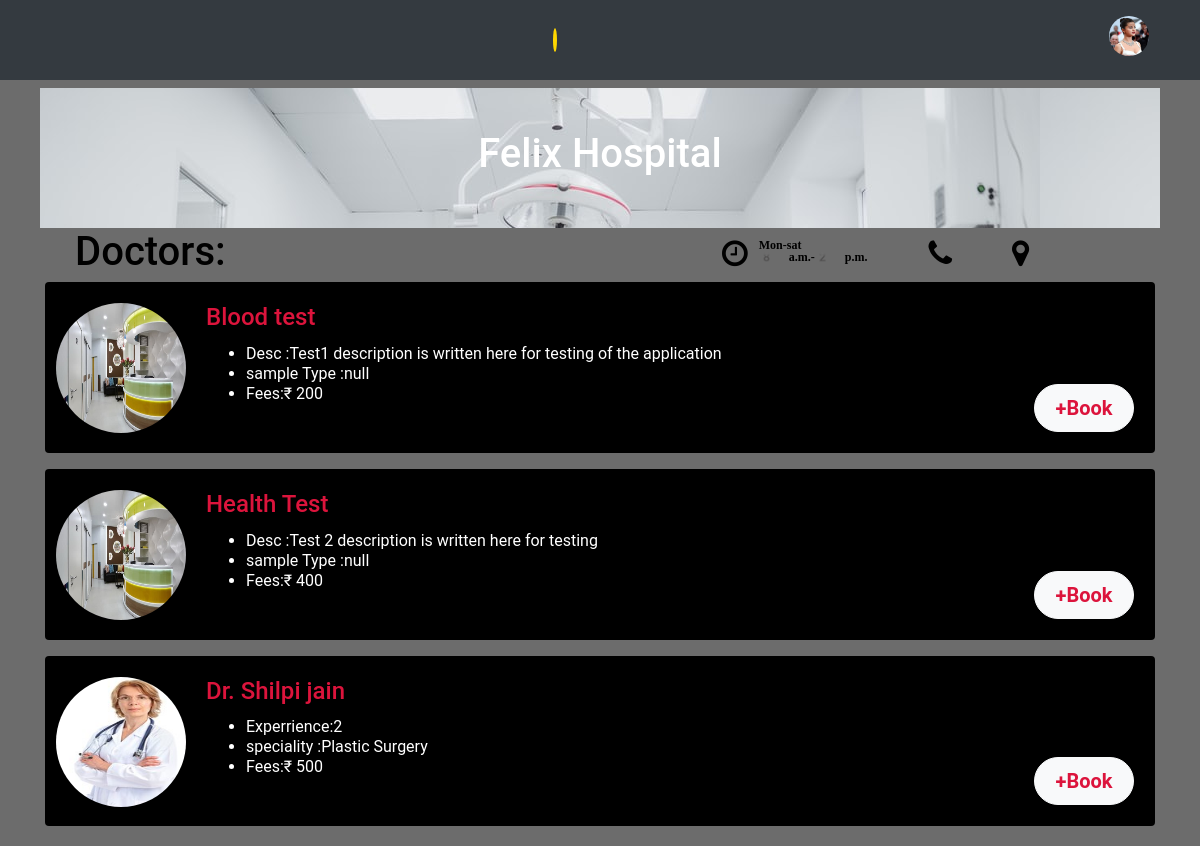
The page /show_details/1 on the database as committed earlier.
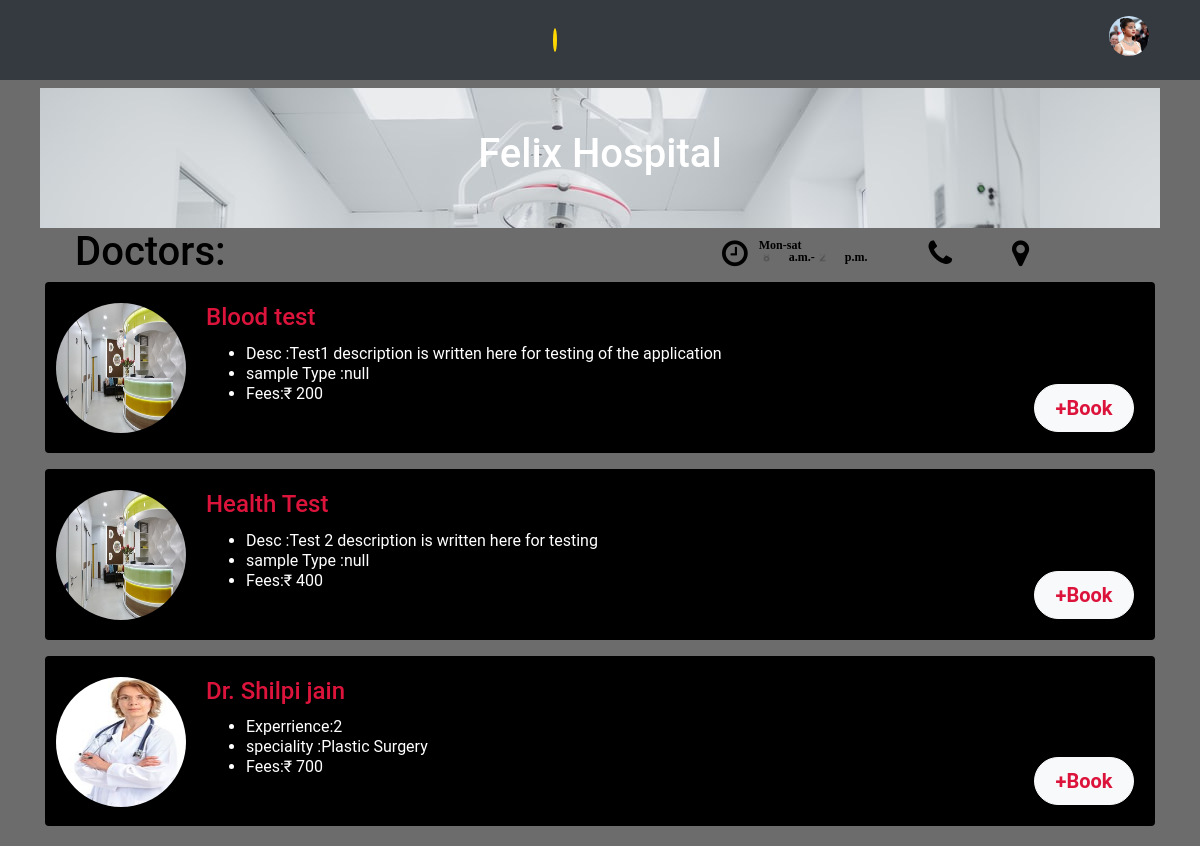
The same page on the database as committed later.
### store/models.py (models this page shows, shortened)
class Service(models.Model):
    Clinic = models.ForeignKey(
        Shop, on_delete=models.CASCADE, null=True, blank=True, related_name="services")
    Doctor = models.ForeignKey(
        Doctor, on_delete=models.CASCADE, null=True, blank=True, related_name='services')
    Fees = models.IntegerField()
    class Meta:
        unique_together = (('Clinic', 'Doctor'),)

class Doctor(models.Model):
    Name = models.CharField(max_length=100, unique=True)
    Specialization = models.CharField(max_length=200, blank=False)
    Experience = models.IntegerField()
    Image = models.ImageField(upload_to='doctors', blank=True, null=True)

### customer/views.py (the view)
# urls.py: path('show_details/<shop_id>', views.show_details, name='show_details'),
def show_details(request, shop_id):
    details = Shop.objects.get(pk=shop_id)
    data = Service.objects.filter(Clinic=details)
    return render(request, 'clinicalldetails.html', {'details': details, 'data': data, 'n':range(2)})

### customer/templatetags/custom_tags.py (called while the page is built)
@register.filter(name='get_date')
def get_date(weekday, next):
    weekday = int(weekday)
    today = datetime.today().isoweekday()
    diff = 0
    if(weekday > today):
        diff = weekday - today
    else:
        diff = 7 + weekday - today
    todayDate = date.today()
    appointment_date = todayDate + timedelta(days=diff)
    if(next == 0):
        return weekdays[str(weekday)] + ' ' + str(appointment_date + timedelta(days=7))
    elif(next == 1):
        return weekdays[str(weekday)] + ' ' +  str(appointment_date + timedelta(days=14))
    return weekdays[str(weekday)] + ' ' + str(appointment_date)

### templates/clinicalldetails.html (shortened to what this page needs)
{% extends "base.html" %} {% load static %}
{% block content %}
{% load custom_tags %}
<head>
  <link rel="stylesheet" href="https://cdnjs.cloudflare.com/ajax/libs/font-awesome/4.7.0/css/font-awesome.min.css">
</head>
  <nav class="navbar navbar-default " id="navbar-style">
    <div id="header" style="background: url({{details.Interior_image.url}})" class="container">
        <div class="navbar-header">
            <h1 class="head1">{{details.Name}}</h1>
        </div>
    </div>
    <div class='container'>
        <div class="row" id="brand-style">
            <div class="col-12">
                <div id="brand">
                    <div class="social-icons">
                        <a href="#" class="heading">
                            <h1>Doctors:</h1>
                        </a>
                        <div class="icon-arrag">
                            <a href="#" class="icon"></a>
                            <a href="#" class="icon"> </a>
                            <a href="#" class="icon">
                                <p class='day-index'>Mon-sat<br>{{details.Opening_time}}-{{details.Closing_time}}</p>
                            </a>
                        </div>
                    </div>
                </div>
            </div>
        </div>
    </div>
  </nav>
  <section id="services">
    <div class="container">
        <div class="row">
            {% for pathological in details.PathologicalTestServices.all %}
            <div class="col-12 mt-3">
                <div class="card">
                    <div class="card-horizontal">
                        <div class="img-square-wrapper">
                            <img class="img" src={{pathological.Tests.Image.url}} alt="Card image cap">
                        </div>
                        <div class="card-body">
                            <h4 class="card-title">{{pathological.Tests.TestName}}</h4>
                            <ul class="card-text">
                                <li>Desc :{{pathological.Tests.Desc}}</li>
                                <li>sample Type :{{pathological.Tests.SampleType}}</li>
                                <button type="button" class="btn btn-light btn-lg" data-toggle="modal"
                                    data-target="#pathologicalModal{{pathological.id}}">+Book</button>
                                <li>Fees:&#x20b9 {{pathological.Price}}</li>
                            </ul>
                        </div>
                    </div>
                </div>
            </div>
            {% endfor %}
          {% for d in data %}
            <div class="col-12 mt-3">
                <div class="card">
                    <div class="card-horizontal">
                        <div class="img-square-wrapper">
                            <img class="img" src={{d.Doctor.Image.url}} alt="Card image cap">
                        </div>
                        <div class="card-body">
                            <h4 class="card-title">{{d.Doctor.Name}}</h4>
                            <ul class="card-text">
                                <li>Experrience:{{d.Doctor.Experience}}</li>
                                <li>speciality :{{d.Doctor.Specialization}}</li>
                                <button type="button" class="btn btn-light btn-lg" data-toggle="modal"
                                    data-target="#myModal{{d.id}}">+Book</button>
                                <li>Fees:&#x20b9 {{d.Fees}}</li>
                            </ul>
                        </div>
                    </div>
                </div>
            </div>
          {% endfor %}
        </div>
    </div>
  </section>
  <br>
</div>
  {% endblock %}

Rows that differ between the two databases and show on the page:
changed Service "Dr. Shilpi jain": Fees "500" → "700"
